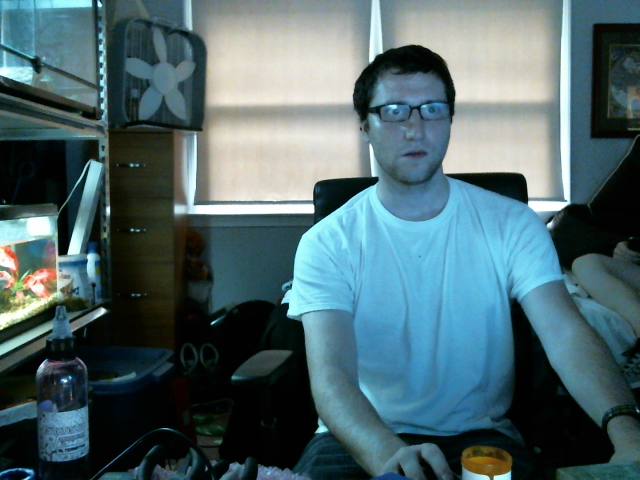
#> input picture Stereo_Test_Images/shot_1_003.bmp, 640 x 480 px, found by its file name
$ python stereo_match.py
#> lines starting #> are read from the running program, lines starting #| are printed output that depends on the picture; after the words box and inside, x2 and y2 are one past the last pixel; in counts of white or black regions, pixels touching at a corner belong together
#!/usr/bin/env python

'''
Simple example of stereo image matching and point cloud generation.

Resulting .ply file cam be easily viewed using MeshLab ( http://meshlab.sourceforge.net/ )
'''

# Python 2/3 compatibility
from __future__ import print_function

import numpy as np
import cv2

ply_header = '''ply
format ascii 1.0
element vertex %(vert_num)d
property float x
property float y
property float z
property uchar red
property uchar green
property uchar blue
end_header
'''

def write_ply(fn, verts, colors):
    verts = verts.reshape(-1, 3)
    colors = colors.reshape(-1, 3)
    verts = np.hstack([verts, colors])
    with open(fn, 'wb') as f:
        f.write((ply_header % dict(vert_num=len(verts))).encode('utf-8'))
        np.savetxt(f, verts, fmt='%f %f %f %d %d %d ')


if __name__ == '__main__':
    print('loading images...')
    imgL = cv2.pyrDown( cv2.imread('shot_1_003.bmp') )  # downscale images for faster processing
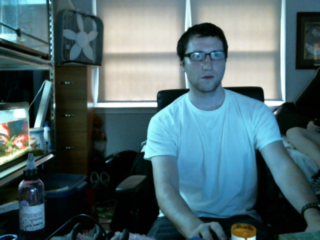
#> imgL: shape (240, 320, 3); mean B, G, R 109.6, 104.3, 79.1
    imgR = cv2.pyrDown( cv2.imread('shot_0_003.bmp') )
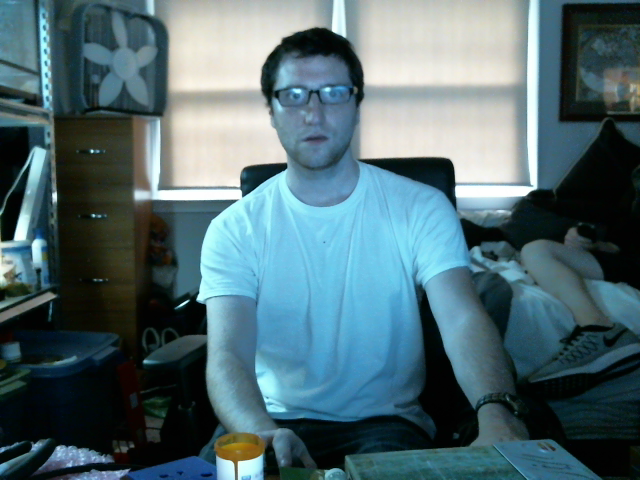
#> input picture Stereo_Test_Images/shot_0_003.bmp, 640 x 480 px, found by its file name
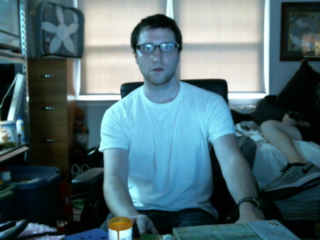
#> imgR: shape (240, 320, 3); mean B, G, R 115, 108.1, 81.6

    # disparity range is tuned for 'aloe' image pair
    window_size = 5
    min_disp = 8
    num_disp = 72-min_disp
    stereo = cv2.StereoSGBM_create(minDisparity = min_disp,
        numDisparities = num_disp,
        blockSize = 2,
        P1 = 8*3*window_size**2,
        P2 = 32*3*window_size**2,
        disp12MaxDiff = 1,
        uniquenessRatio = 10,
        speckleWindowSize = 100,
        speckleRange = 32
    )

    print('computing disparity...')
    disp = stereo.compute(imgL, imgR).astype(np.float32) / 16.0
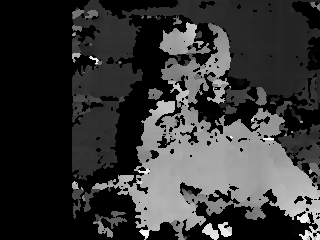
#> disp: shape (240, 320) float32; min 7, max 71, mean 20.7; drawn with min black and max white

    print('generating 3d point cloud...',)
    h, w = imgL.shape[:2]
#> h = 240; w = 320
    f = 0.8*w                          # guess for focal length
#> f = 256
    Q = np.float32([[1, 0, 0, -0.5*w],
                    [0,-1, 0,  0.5*h], # turn points 180 deg around x-axis,
                    [0, 0, 0,     -f], # so that y-axis looks up
                    [0, 0, 1,      0]])
    points = cv2.reprojectImageTo3D(disp, Q)
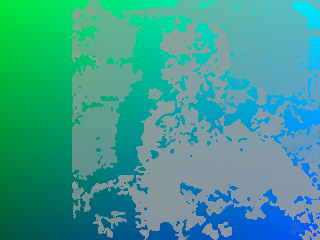
#> points: shape (240, 320, 3) float32; mean of channels 0, 1, 2 -2.3, 0.1, -22.8; drawn with min black and max white
    colors = cv2.cvtColor(imgL, cv2.COLOR_BGR2RGB)
    mask = disp > disp.min()
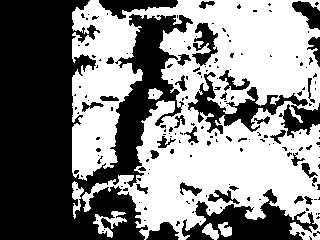
#> mask: shape (240, 320) bool; 51.5% white; 182 black regions (149 under 20 px), largest, box (x1, y1, x2, y2) and area: (0, 0, 193, 240) 26404, (182, 189, 318, 240) 3042, (188, 72, 320, 138) 2660
    out_points = points[mask]
    out_colors = colors[mask]
    out_fn = 'out.ply'
    write_ply('out.ply', out_points, out_colors)
    print('%s saved' % 'out.ply')

    cv2.imshow('left', imgL)
    cv2.imshow('right', imgR)
    cv2.imshow('disparity', (disp-min_disp)/num_disp)
    cv2.waitKey()
    cv2.destroyAllWindows()
